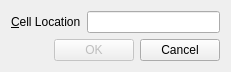
<?xml version="1.0" encoding="UTF-8"?>
<ui version="4.0">
 <class>Dialog</class>
 <widget class="QDialog" name="Dialog">
  <property name="geometry">
   <rect>
    <x>0</x>
    <y>0</y>
    <width>231</width>
    <height>71</height>
   </rect>
  </property>
  <property name="windowTitle">
   <string>Go To Cell</string>
  </property>
  <layout class="QVBoxLayout" name="verticalLayout">
   <item>
    <layout class="QHBoxLayout" name="horizontalLayout">
     <item>
      <widget class="QLabel" name="label">
       <property name="text">
        <string>&amp;Cell Location</string>
       </property>
       <property name="buddy">
        <cstring>lineEdit</cstring>
       </property>
      </widget>
     </item>
     <item>
      <widget class="QLineEdit" name="lineEdit"/>
     </item>
    </layout>
   </item>
   <item>
    <layout class="QHBoxLayout" name="horizontalLayout_2">
     <item>
      <spacer name="horizontalSpacer">
       <property name="orientation">
        <enum>Qt::Horizontal</enum>
       </property>
       <property name="sizeHint" stdset="0">
        <size>
         <width>40</width>
         <height>20</height>
        </size>
       </property>
      </spacer>
     </item>
     <item>
      <widget class="QPushButton" name="okButton">
       <property name="enabled">
        <bool>false</bool>
       </property>
       <property name="text">
        <string>OK</string>
       </property>
       <property name="default">
        <bool>true</bool>
       </property>
      </widget>
     </item>
     <item>
      <widget class="QPushButton" name="cancelButton">
       <property name="text">
        <string>Cancel</string>
       </property>
      </widget>
     </item>
    </layout>
   </item>
  </layout>
 </widget>
 <layoutdefault spacing="6" margin="11"/>
 <tabstops>
  <tabstop>lineEdit</tabstop>
  <tabstop>okButton</tabstop>
  <tabstop>cancelButton</tabstop>
 </tabstops>
 <resources/>
 <connections/>
</ui>
